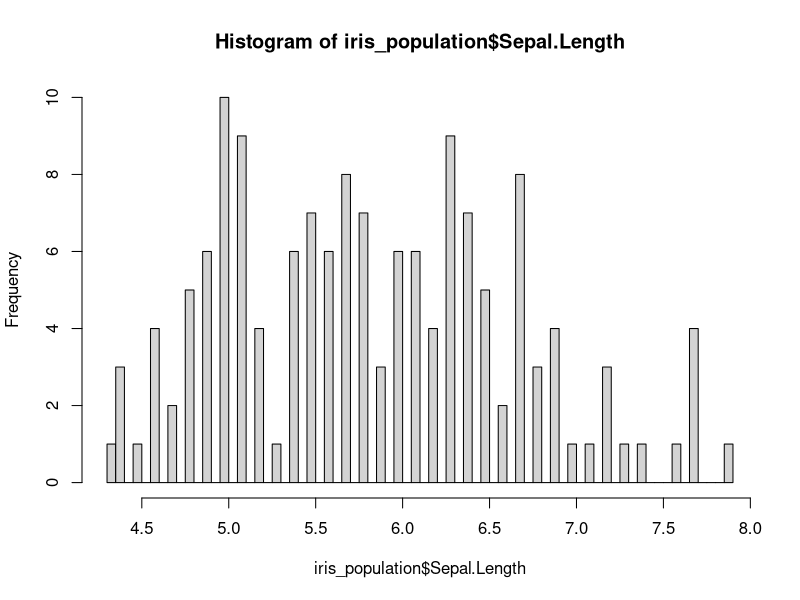
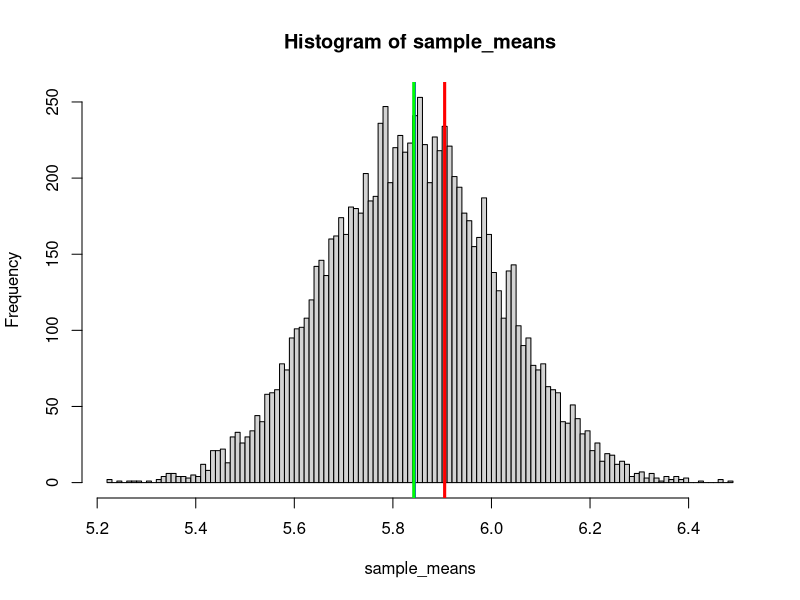
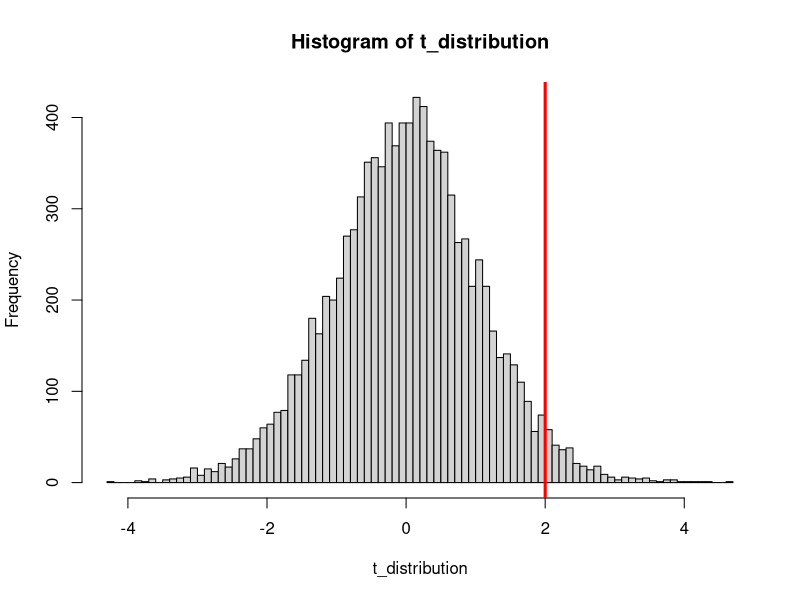
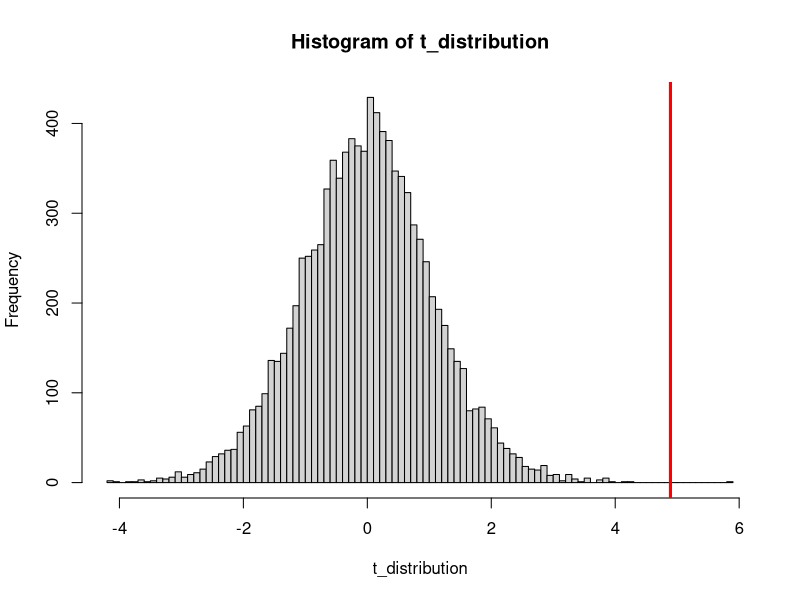
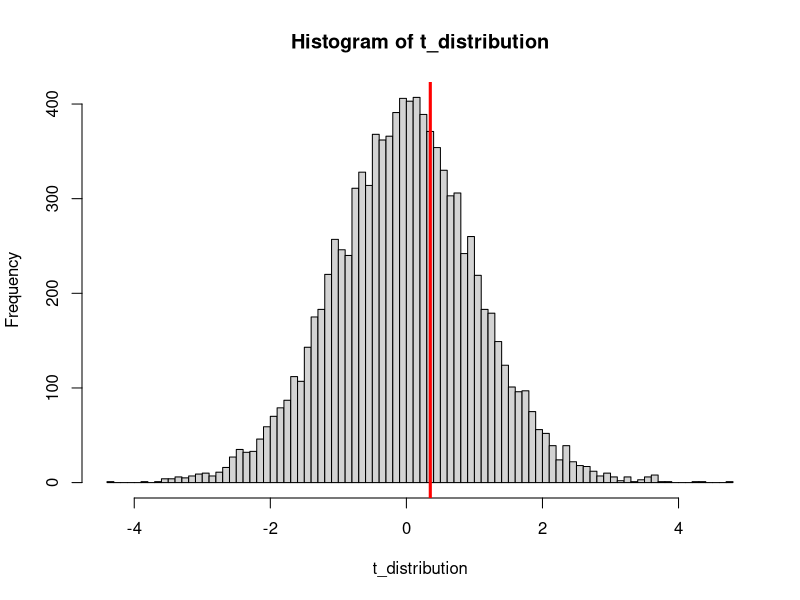

Write the R code that produced these figures, in order. (Note: this script raises an error after producing the figures.)
#STATISTICS AND HYPOTHESIS TESTING DEMO

#Motivation: What is a population? What is a sample? Why might a sample not be the "same" as the population?

#suppose that you are doing a study on sepal length measurements of iris plants in Boston
#what is a population distribution?

iris_population <- iris
dim(iris_population)
hist(iris_population$Sepal.Length, 100)

#as scientists, what are some ways to describe/summarize a population's distribution?

mean(iris_population$Sepal.Length)
sd(iris_population$Sepal.Length)
median(iris_population$Sepal.Length)

#what is a sample distribution?

#how do we get a sample distribution from a population distribution?

iris_sample = iris_population[sample(1:nrow(iris_population), 20) ,]

#what are some ways to summarize/describe a sample distribution? is it a random variable?
##what are we trying to understand with this value?

mean(iris_sample$Sepal.Length)
iris_sample = iris_population[sample(1:nrow(iris_population), 20) ,]
mean(iris_sample$Sepal.Length)
iris_sample = iris_population[sample(1:nrow(iris_population), 20) ,]
mean(iris_sample$Sepal.Length)
iris_sample = iris_population[sample(1:nrow(iris_population), 20) ,]
mean(iris_sample$Sepal.Length)

#what are some factors that can change the sample mean?
iris_sample = iris_population[sample(1:nrow(iris_population), 50) ,]
mean(iris_sample$Sepal.Length)


#Let's do this a bunch of times: want to see whether the sample mean is consistently similar to the population mean
#
set.seed(0123)
n_expts = 10000
sample_size = 20
sample_means = numeric()
for(i in 1:n_expts) {
  iris_sample = iris_population[sample(1:nrow(iris_population), sample_size) ,]
  sample_means <- c(sample_means, mean(iris_sample$Sepal.Length))
}

iris_sample = iris_population[sample(1:nrow(iris_population), sample_size) ,]

hist(sample_means, 100) 
#Does the peak of the sample mean distribution correspond to the population mean?
abline(v = mean(iris_sample$Sepal.Length), col = "red", lwd = 3)
abline(v = mean(iris_population$Sepal.Length), col = "blue", lwd = 3)
abline(v = mean(sample_means), col = "green", lwd = 3)

mean(iris_population$Sepal.Length)
mean(sample_means)


#in reality, we only get the sample ONCE (usually), 
#and we don't know what the population mean is. 
#so, we can't do the following: 
#compare the sample mean to population mean 
#compare the sample mean to the distribution of the sample means. 

#it seems that we can't easily figure out what the population mean is going to be, 
#given the sample mean.

#A fact from statistics: given a population mean, with a sample size,
#we can predict what the sample mean distribution looks like. 
#For instance, a population mean of 0, take a sample size of 20:
t_distribution <- rt(n = 10000, df=20)
hist(t_distribution, 100)
#then, suppose we observe a mean of 2 in our sample:
abline(v = 2, col = "red", lwd = 3)
#what is the probability of observing 2 or any value more extreme?
mean(t_distribution > 2)
#not very likely (< .05), so the population mean is not very likely to be 0.

#We have, instead, worked backwards: instead of staring at the sample mean and trying
#to deduce the population mean, we assumed what the population mean is a particular value,
#deduced its properties, and see whether the sample mean fit the property. 

#This is the concept of hypothesis testing. 
#Have a hypothesis what the population (mean) is. 
#The sample mean follows a distribution: the null distribution. 
#Take a sample and look at it: where does it fall in the in the null distribution?
#If it is not a very likely value in the null distribution, then it is likely that
#the population mean is not that hypothesis.

#Back to the iris example.
#Suppose null hypothesis: population mean is 5. 
null_hypothesis <- 5
t_distribution <- rt(10000, df = nrow(iris_sample) - 1)
hist(t_distribution, 100)
t_statistic <- (mean(iris_sample$Sepal.Length) - null_hypothesis) / sqrt(var(iris_sample$Sepal.Length) / nrow(iris_sample))
abline(v = t_statistic, col = "red", lwd = 3)
mean(t_distribution > t_statistic)
t.test(iris_sample$Sepal.Length, mu = 5)
#try another null hypothesis!

#Now, what if the null hypothesis is the population mean of 5.84?
null_hypothesis <- 5.84
t_statistic <- (mean(iris_sample$Sepal.Length) - null_hypothesis) / sqrt(var(iris_sample$Sepal.Length) / nrow(iris_sample))
t_distribution <- rt(10000,df = nrow(iris_sample) - 1)
hist(t_distribution, 100)
abline(v = t_statistic, col = "red", lwd = 3)
mean(t_distribution > t_statistic)

#Is it possible that by chance we observe something that will happen less than 5% of the time?

#############

#IN-CLASS EXERCISE:

#we came up with the following scientific hypothesis: there is a difference between sepal length between
#setosa and virginica. 
library(tidyverse)
iris_setosa_population <- iris_population %>% filter(Species == "setosa")
iris_virginica_population <- iris_population %>% filter(Species == "virginica")

population_difference <- mean(iris_setosa_population$Sepal.Length) -
  mean(iris_virginica_population$Sepal.Length)

#Take a sample of 20 from iris_setosa_population and iris_virginica_population. 
#What is the difference in means?

#The difference in population means actually follows a T-distribution also.

#Based on our original scientific hypothesis, what should be the null hypothesis be?

#Here is the way to generate the null hypothesis and t_statistic 
#(with variables iris_setosa_sample, iris_virginica_sample):
t_distribution <- rt(n = 10000, df = 76)
t_statistic <- (mean(iris_setosa_sample$Sepal.Length) -  mean(iris_virginica_sample$Sepal.Length)) / 
  sqrt(var(iris_setosa_sample$Sepal.Length) / 20 + var(iris_virginica_sample$Sepal.Length) / 20)

#what is the p-value?
#verify with t.test()!

#Look back at Q4 of the homework. Can you do it now?